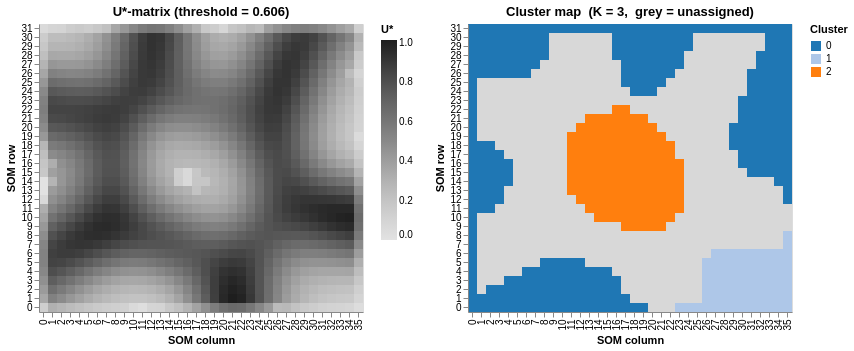

Notebook source saved alongside this figure:
### Markdown cell above
## 5  Cluster map

Two views side by side:
- **Left**: U\*-matrix (greyscale) — topographic landscape
- **Right**: Cluster label grid — each colour is one cluster, grey = unassigned boundary node

### Code cell
ustar_chart = plot_grid_heatmap(
    clf.ustar_, f"U*-matrix (threshold = {clf.threshold_:.3f})",
    scheme="greys", value_name="U*", cell_pixels=9.0,
)
label_chart = plot_cluster_map(
    clf.labels_,
    title=f"Cluster map  (K = {clf.n_clusters_},  grey = unassigned)",
    cell_pixels=9.0,
)

alt.hconcat(ustar_chart, label_chart).resolve_scale(color="independent")

### Figure 1 — Vega-Lite specification as saved in the notebook (floating-point values rounded to 4 significant figures; data arrays with more than 128 entries replaced by an {"elided": "..."} marker saying what was removed)
{"config": {"view": {"continuousWidth": 300, "continuousHeight": 300}}, "hconcat": [{"data": {"name": "data-9d2c6236ab20c10f6dd8dc7557d8aa64"}, "mark": {"type": "rect"}, "encoding": {"color": {"field": "U*", "legend": {"title": "U*"}, "scale": {"scheme": "greys"}, "type": "quantitative"}, "tooltip": [{"field": "col", "type": "quantitative"}, {"field": "row", "type": "quantitative"}, {"field": "U*", "format": ".4f", "type": "quantitative"}], "x": {"field": "col", "sort": null, "title": "SOM column", "type": "ordinal"}, "y": {"field": "row", "sort": "descending", "title": "SOM row", "type": "ordinal"}}, "height": {"step": 9.0}, "title": "U*-matrix (threshold = 0.606)", "width": {"step": 9.0}}, {"layer": [{"mark": {"type": "rect"}, "encoding": {"color": {"value": "#d8d8d8"}, "x": {"field": "col", "sort": null, "title": "SOM column", "type": "ordinal"}, "y": {"field": "row", "sort": "descending", "title": "SOM row", "type": "ordinal"}}}, {"mark": {"type": "rect"}, "encoding": {"color": {"field": "cluster", "legend": {"title": "Cluster"}, "scale": {"scheme": "category20"}, "type": "nominal"}, "tooltip": [{"field": "col", "type": "quantitative"}, {"field": "row", "type": "quantitative"}, {"field": "cluster", "type": "quantitative"}], "x": {"field": "col", "sort": null, "title": "SOM column", "type": "ordinal"}, "y": {"field": "row", "sort": "descending", "title": "SOM row", "type": "ordinal"}}, "title": "Cluster map  (K = 3,  grey = unassigned)", "transform": [{"filter": "(datum.cluster >= 0)"}]}], "data": {"name": "data-13ee31b75a762ba708df6bb9d7204b2f"}, "height": {"step": 9.0}, "width": {"step": 9.0}}], "resolve": {"scale": {"color": "independent"}}, "$schema": "https://vega.github.io/schema/vega-lite/v6.4.1.json", "datasets": {"data-9d2c6236ab20c10f6dd8dc7557d8aa64": {"elided": "1152 records"}, "data-13ee31b75a762ba708df6bb9d7204b2f": {"elided": "1152 records"}}}
